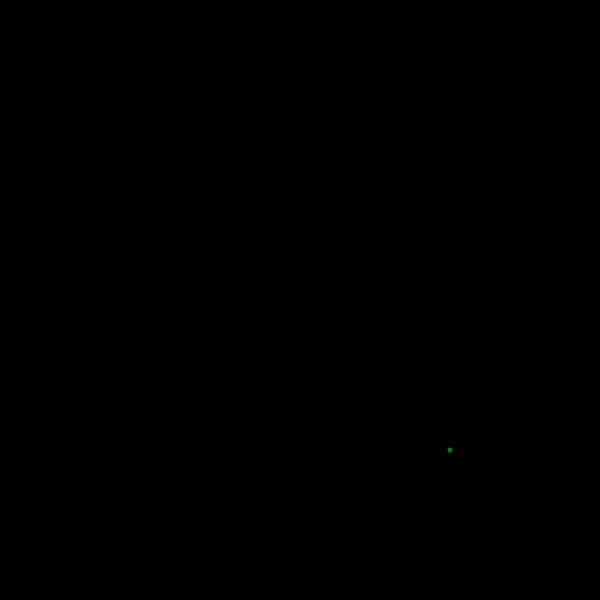
Frame 1 (no input)
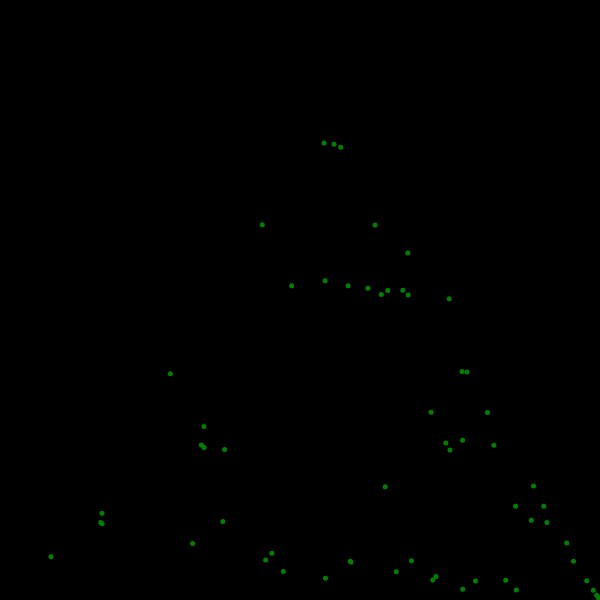
Frame 60 (no input)
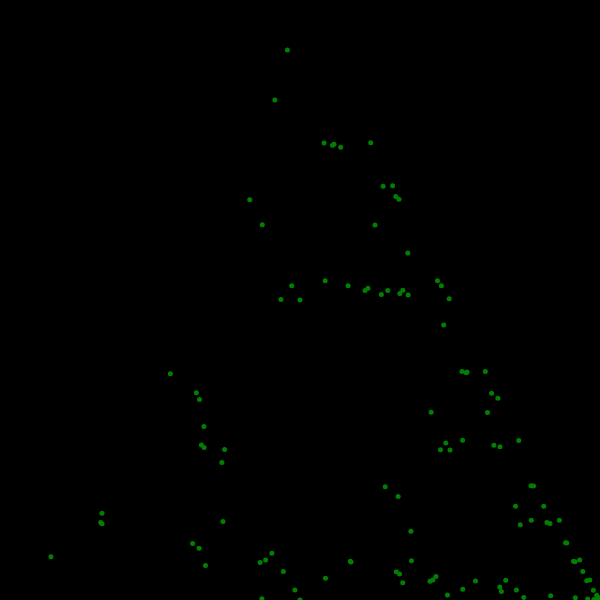
Frame 120 (the mouse pressed at the canvas centre since frame 60)

The p5.js sketch that drew these frames (run headless with seeded random() and noise() and a simulated clock; from frame 60 on, the mouse is pressed at the canvas centre):

// p5.js sketch
// ── sketch.js
//declare variables x and y
//and set them both to 300
var x = 300;
var y = 300;
function setup() {
 createCanvas(600, 600);
 //black background
 background(0,0,0);
}
//the draw()function is an infinite loop
function draw() {
  strokeWeight(5)
//colour dots green
 stroke('green');
 //at random pick a number between 1 and 3
 var corner = random(1,3);
 //round to nearest integer
 corner = round(corner);
 //treat corner 1 as point A (300,0)
 if (corner==1){
 //code midpoint
 x = (x+300)/2;
 y = (y+0)/2;
 //output point to canvas
 point(x,y);
 }//end if

 //treat corner 2 as point B (600,600)
 if (corner==2){
   x=(x+600)/2;
   y=(y+600)/2;
   point(x,y)
 }//end if

 //treat corner 3 as point C (0,600)
  if (corner==3){
  x=(x+0)/2
  y=(y+600)/2
  point(x,y)
 }//end if
}//end draw()
